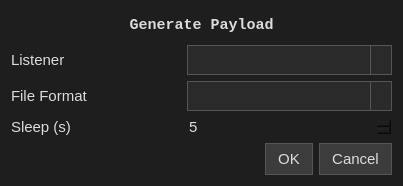
<?xml version="1.0" encoding="UTF-8"?>
<ui version="4.0">
 <class>PayloadsDialog</class>
 <widget class="QDialog" name="PayloadsDialog">
  <property name="geometry">
   <rect>
    <x>0</x>
    <y>0</y>
    <width>403</width>
    <height>186</height>
   </rect>
  </property>
  <property name="windowTitle">
   <string>payloadsdialog</string>
  </property>
  <property name="styleSheet">
   <string notr="true">/* === Global Base === */
* {
    font-family: &quot;Consolas&quot;, &quot;JetBrains Mono&quot;, &quot;monospace&quot;;
    font-size: 11pt;
    color: #dcdcdc;
    background: none;
}

/* === Main Background === */
QMainWindow, QWidget {
    background-color: #1e1e1e;
    border: none;
}

/* === QMenuBar === */
QMenuBar {
    background-color: #252526;
    color: #dcdcdc;
    padding: 4px;
}
QMenuBar::item {
    padding: 3px 10px;
}
QMenuBar::item:selected {
    background-color: #007acc;
    color: white;
}
/* === QMenu === */
QMenu {
    background-color: #2d2d30;
    color: #dcdcdc;
    border: 1px solid #3c3c3c;
}
QMenu::item:selected {
    background-color: #007acc;
    color: white;
}

/* === QPushButton === */
QPushButton {
    background-color: #3c3c3c;
    border: 1px solid #555;
    padding: 6px 12px;
    color: #dcdcdc;
}
QPushButton:hover {
    background-color: #444;
}
QPushButton:pressed {
    background-color: #222;
}
QPushButton:disabled {
    background-color: #2a2a2a;
    color: #777;
    border-color: #444;
}

/* === QLineEdit / QTextEdit === */
QLineEdit, QTextEdit {
    background-color: #2a2a2a;
    border: 1px solid #555;
    color: #ffffff;
    selection-background-color: #007acc;
    selection-color: #ffffff;
    padding: 4px;
}

QTextEdit{
	font-size: 9px;
}

/* === QPlainTextEdit (e.g., console output) === */
QPlainTextEdit {
    background-color: #2a2a2a;
    border: 1px solid #555;
    color: #ffffff;
    selection-background-color: #007acc;
    selection-color: #ffffff;
}

/* === QTableWidget / QTableView === */
QTableWidget, QTableView {
    background-color: #262626;
    color: #ffffff;
    border: 1px solid #444;
    gridline-color: #666;
    selection-background-color: #007acc;
    selection-color: #ffffff;
    alternate-background-color: #1e1e1e;
}
QHeaderView::section {
    background-color: #333;
    color: #dcdcdc;
    border: 1px solid #444;
    padding: 4px;
}

/* === QListWidget / QListView === */
QListWidget, QListView {
    background-color: #262626;
    border: 1px solid #444;
    color: #ffffff;
}
QListWidget::item:selected, QListView::item:selected {
    background-color: #007acc;
    color: #ffffff;
}

/* === QTabWidget === */
QTabWidget::pane {
    border: 1px solid #3c3c3c;
    padding: 4px;
}
QTabBar::tab {
    background-color: #2d2d30;
    color: #dcdcdc;
    padding: 6px 12px;
    border: 1px solid #3c3c3c;
    border-bottom: none;
}
QTabBar::tab:selected {
    background-color: #1e1e1e;
    color: white;
    border: 1px solid #007acc;
    border-bottom: none;
}
QTabBar::tab:hover {
    background-color: #383838;
}

/* === QToolBar === */
QToolBar {
    background-color: #2d2d30;
    border-bottom: 1px solid #3c3c3c;
    spacing: 6px;
}
QToolButton {
    background-color: #2d2d30;
    border: none;
    padding: 6px;
    margin: 2px;
    color: #dcdcdc;
}
QToolButton:hover {
    background-color: #3a3a3a;
}
QToolButton:pressed {
    background-color: #007acc;
    color: #ffffff;
}

/* === QScrollBar === */
QScrollBar:vertical, QScrollBar:horizontal {
    background: #1e1e1e;
    border: none;
    margin: 0px;
    width: 12px;
    height: 12px;
}
QScrollBar::handle:vertical, QScrollBar::handle:horizontal {
    background: #555;
    min-height: 20px;
    min-width: 20px;
    border-radius: 6px;
}
QScrollBar::handle:hover {
    background: #007acc;
}
QScrollBar::add-line, QScrollBar::sub-line {
    height: 0px;
    width: 0px;
}
QScrollBar::add-page, QScrollBar::sub-page {
    background: none;
}

/* === QCheckBox === */
QCheckBox {
    color: #dcdcdc;
}
QCheckBox::indicator {
    width: 14px;
    height: 14px;
}
QCheckBox::indicator:unchecked {
    border: 1px solid #555;
    background-color: #2a2a2a;
}
QCheckBox::indicator:checked {
    background-color: #007acc;
    border: 1px solid #007acc;
}

/* === QComboBox === */
QComboBox {
    background-color: #2a2a2a;
    border: 1px solid #555;
    padding: 4px;
    color: #ffffff;
}
QComboBox:hover {
    border: 1px solid #007acc;
}
QComboBox::drop-down {
    subcontrol-origin: padding;
    subcontrol-position: top right;
    width: 20px;
    border-left: 1px solid #555;
    background-color: #2a2a2a;
}
QComboBox QAbstractItemView {
    background-color: #262626;
    color: #ffffff;
    selection-background-color: #007acc;
    selection-color: #ffffff;
}

/* === QGroupBox === */
QGroupBox {
    border: 1px solid #3c3c3c;
    margin-top: 20px;
}
QGroupBox::title {
    subcontrol-origin: margin;
    subcontrol-position: top left;
    padding: 0 4px;
    color: #dcdcdc;
}

Line{
color:white;
border: 1px solid #444;
}
</string>
  </property>
  <layout class="QGridLayout" name="gridLayout" columnstretch="5,3,10">
   <item row="0" column="0" colspan="3">
    <widget class="QLabel" name="label">
     <property name="font">
      <font>
       <family>Consolas</family>
       <pointsize>11</pointsize>
       <bold>true</bold>
      </font>
     </property>
     <property name="text">
      <string>Generate Payload</string>
     </property>
     <property name="alignment">
      <set>Qt::AlignmentFlag::AlignCenter</set>
     </property>
    </widget>
   </item>
   <item row="3" column="2">
    <widget class="QSpinBox" name="sleepBox">
     <property name="minimum">
      <number>5</number>
     </property>
     <property name="maximum">
      <number>2000</number>
     </property>
    </widget>
   </item>
   <item row="1" column="0">
    <widget class="QLabel" name="label_5">
     <property name="text">
      <string>Listener</string>
     </property>
    </widget>
   </item>
   <item row="3" column="0">
    <widget class="QLabel" name="label_7">
     <property name="text">
      <string>Sleep (s)</string>
     </property>
    </widget>
   </item>
   <item row="4" column="1" colspan="2">
    <widget class="QDialogButtonBox" name="buttonBox">
     <property name="orientation">
      <enum>Qt::Orientation::Horizontal</enum>
     </property>
     <property name="standardButtons">
      <set>QDialogButtonBox::StandardButton::Cancel|QDialogButtonBox::StandardButton::Ok</set>
     </property>
    </widget>
   </item>
   <item row="1" column="2">
    <widget class="QComboBox" name="listenerBox"/>
   </item>
   <item row="2" column="2">
    <widget class="QComboBox" name="fileFormatBox"/>
   </item>
   <item row="2" column="0">
    <widget class="QLabel" name="label_6">
     <property name="text">
      <string>File Format</string>
     </property>
    </widget>
   </item>
  </layout>
 </widget>
 <resources/>
 <connections/>
</ui>
